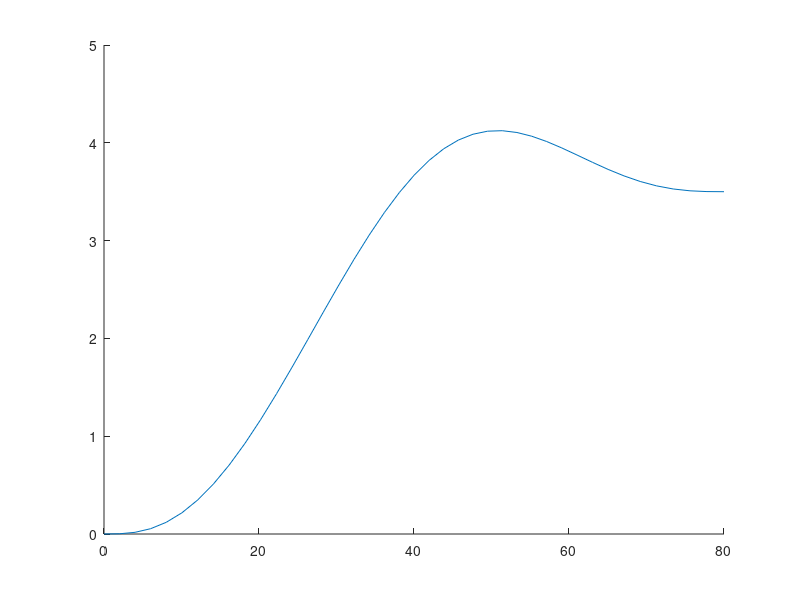

Write MATLAB code to recreate this figure.
% 曲线约束参数
tf = 4;
x0 = 0;
y0 = 0;
v0x = 20;
v0y = 0;
a0x = 0;
a0y = 0;
xf = 80;
yf = 3.5;
vfx = 22;
vfy = 0;
afx = 0;
afy = 0;
% 待控制的自由度系数变量
a6 = -0.02;
b6 = -0.03;

% 根据约束求解其他系数
c1x = 1/(tf^2)*((xf-x0) - v0x*tf - 1/2*a0x*tf^2);
c2x = 1/tf*((vfx-v0x)-a0x*tf);
c3x = (afx - a0x);
cx = [c1x c2x c3x]';

c1y = 1/(tf^2)*((yf-y0) - v0y*tf - 1/2*a0y*tf^2);
c2y = 1/tf*((vfy-v0y)-a0y*tf);
c3y = (afy - a0y);
cy = [c1y c2y c3y]';

d = [1;6;30]*tf^4;
tfs = [tf tf^2 tf^3];

A = [1 1 1; 3 4 5; 6 12 20].*tfs;
invA = 1./tfs'.*[10 -4 0.5;-15 7 -1;6 -3 0.5];

b0 = y0;
b1 = v0y;
b2 = 1/2*a0y;
b = [b0;b1;b2;A\cy-A\d*b6;b6];

a0 = x0;
a1 = v0x;
a2 = 1/2*a0x;
a = [a0;a1;a2;A\cx-A\d*a6;a6];

% 生成曲线
t = 0:0.1:tf;
x = polyval(a(end:-1:1),t);
y = polyval(b(end:-1:1),t);
figure(1)
hold on
plot(x,y)


